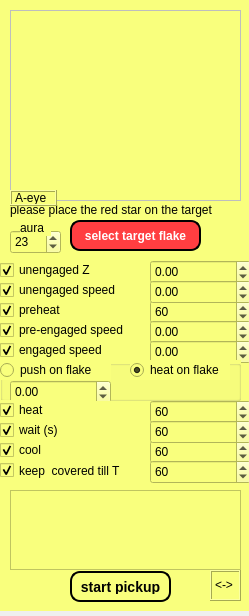
<?xml version="1.0" encoding="UTF-8"?>
<ui version="4.0">
 <class>Form</class>
 <widget class="QWidget" name="Form">
  <property name="geometry">
   <rect>
    <x>0</x>
    <y>0</y>
    <width>249</width>
    <height>616</height>
   </rect>
  </property>
  <property name="windowTitle">
   <string>Form</string>
  </property>
  <widget class="QWidget" name="all_widget" native="true">
   <property name="geometry">
    <rect>
     <x>0</x>
     <y>0</y>
     <width>251</width>
     <height>611</height>
    </rect>
   </property>
   <property name="styleSheet">
    <string notr="true">background-color: rgb(249, 255, 125);</string>
   </property>
   <widget class="QLabel" name="move_mark_1">
    <property name="geometry">
     <rect>
      <x>210</x>
      <y>570</y>
      <width>31</width>
      <height>31</height>
     </rect>
    </property>
    <property name="cursor">
     <cursorShape>SizeAllCursor</cursorShape>
    </property>
    <property name="frameShape">
     <enum>QFrame::Box</enum>
    </property>
    <property name="frameShadow">
     <enum>QFrame::Raised</enum>
    </property>
    <property name="text">
     <string>&lt;-&gt;</string>
    </property>
    <property name="wordWrap">
     <bool>false</bool>
    </property>
   </widget>
   <widget class="QLabel" name="image_pick">
    <property name="enabled">
     <bool>false</bool>
    </property>
    <property name="geometry">
     <rect>
      <x>10</x>
      <y>10</y>
      <width>231</width>
      <height>191</height>
     </rect>
    </property>
    <property name="frameShape">
     <enum>QFrame::Box</enum>
    </property>
    <property name="text">
     <string/>
    </property>
    <property name="wordWrap">
     <bool>false</bool>
    </property>
   </widget>
   <widget class="QLabel" name="label_4">
    <property name="geometry">
     <rect>
      <x>10</x>
      <y>190</y>
      <width>47</width>
      <height>16</height>
     </rect>
    </property>
    <property name="frameShape">
     <enum>QFrame::Box</enum>
    </property>
    <property name="frameShadow">
     <enum>QFrame::Raised</enum>
    </property>
    <property name="text">
     <string>A-eye</string>
    </property>
   </widget>
   <widget class="QPushButton" name="start_pickup_btn">
    <property name="geometry">
     <rect>
      <x>70</x>
      <y>571</y>
      <width>101</width>
      <height>31</height>
     </rect>
    </property>
    <property name="cursor">
     <cursorShape>PointingHandCursor</cursorShape>
    </property>
    <property name="styleSheet">
     <string notr="true">border-style: outset; 
border-width:2px; 
border-radius:10px; 
border-color:black; 
font:bold 14px; 
padding:6px</string>
    </property>
    <property name="text">
     <string>start pickup</string>
    </property>
   </widget>
   <widget class="QPushButton" name="select_target_pick_btn">
    <property name="geometry">
     <rect>
      <x>70</x>
      <y>220</y>
      <width>131</width>
      <height>31</height>
     </rect>
    </property>
    <property name="cursor">
     <cursorShape>PointingHandCursor</cursorShape>
    </property>
    <property name="styleSheet">
     <string notr="true">background-color: rgb(255, 62, 65);
color: white;
border-style: outset; 
border-width:2px; 
border-radius:10px; 
border-color:black; 
font:bold 12px; 
padding:6px</string>
    </property>
    <property name="text">
     <string>select target flake</string>
    </property>
   </widget>
   <widget class="QLabel" name="label_56">
    <property name="geometry">
     <rect>
      <x>10</x>
      <y>200</y>
      <width>231</width>
      <height>20</height>
     </rect>
    </property>
    <property name="text">
     <string>please place the red star on the target</string>
    </property>
   </widget>
   <widget class="QSpinBox" name="preheat_spin">
    <property name="geometry">
     <rect>
      <x>150</x>
      <y>300</y>
      <width>101</width>
      <height>24</height>
     </rect>
    </property>
    <property name="minimum">
     <number>-10000</number>
    </property>
    <property name="maximum">
     <number>10000</number>
    </property>
    <property name="value">
     <number>60</number>
    </property>
   </widget>
   <widget class="QCheckBox" name="preheat_chk">
    <property name="geometry">
     <rect>
      <x>0</x>
      <y>300</y>
      <width>87</width>
      <height>20</height>
     </rect>
    </property>
    <property name="text">
     <string>preheat</string>
    </property>
    <property name="checked">
     <bool>true</bool>
    </property>
   </widget>
   <widget class="QCheckBox" name="unengagedZ_chk">
    <property name="geometry">
     <rect>
      <x>0</x>
      <y>260</y>
      <width>111</width>
      <height>20</height>
     </rect>
    </property>
    <property name="text">
     <string>unengaged Z</string>
    </property>
    <property name="checked">
     <bool>true</bool>
    </property>
   </widget>
   <widget class="QDoubleSpinBox" name="unengagedZ_spin">
    <property name="geometry">
     <rect>
      <x>150</x>
      <y>260</y>
      <width>101</width>
      <height>24</height>
     </rect>
    </property>
    <property name="minimum">
     <double>-9999999999.000000000000000</double>
    </property>
    <property name="maximum">
     <double>999999999.000000000000000</double>
    </property>
   </widget>
   <widget class="QCheckBox" name="unengagedSPD_chk">
    <property name="geometry">
     <rect>
      <x>0</x>
      <y>280</y>
      <width>131</width>
      <height>20</height>
     </rect>
    </property>
    <property name="text">
     <string>unengaged speed</string>
    </property>
    <property name="checked">
     <bool>true</bool>
    </property>
   </widget>
   <widget class="QDoubleSpinBox" name="unengagedSPD_spin">
    <property name="geometry">
     <rect>
      <x>150</x>
      <y>280</y>
      <width>101</width>
      <height>24</height>
     </rect>
    </property>
    <property name="minimum">
     <double>-99999999999.000000000000000</double>
    </property>
    <property name="maximum">
     <double>9999999999.000000000000000</double>
    </property>
   </widget>
   <widget class="QCheckBox" name="preengagedSPD_chk">
    <property name="geometry">
     <rect>
      <x>0</x>
      <y>320</y>
      <width>131</width>
      <height>20</height>
     </rect>
    </property>
    <property name="text">
     <string>pre-engaged speed</string>
    </property>
    <property name="checked">
     <bool>true</bool>
    </property>
   </widget>
   <widget class="QDoubleSpinBox" name="preengagedSPD_spin">
    <property name="geometry">
     <rect>
      <x>150</x>
      <y>320</y>
      <width>101</width>
      <height>24</height>
     </rect>
    </property>
    <property name="minimum">
     <double>-99999999.000000000000000</double>
    </property>
    <property name="maximum">
     <double>999999999.000000000000000</double>
    </property>
   </widget>
   <widget class="QDoubleSpinBox" name="engagedSPD_spin">
    <property name="geometry">
     <rect>
      <x>150</x>
      <y>340</y>
      <width>101</width>
      <height>24</height>
     </rect>
    </property>
    <property name="minimum">
     <double>-99999999.000000000000000</double>
    </property>
    <property name="maximum">
     <double>999999999.000000000000000</double>
    </property>
   </widget>
   <widget class="QCheckBox" name="engagedSPD_chk">
    <property name="geometry">
     <rect>
      <x>0</x>
      <y>340</y>
      <width>131</width>
      <height>20</height>
     </rect>
    </property>
    <property name="text">
     <string>engaged speed</string>
    </property>
    <property name="checked">
     <bool>true</bool>
    </property>
   </widget>
   <widget class="QGroupBox" name="onflake_options">
    <property name="geometry">
     <rect>
      <x>0</x>
      <y>360</y>
      <width>241</width>
      <height>41</height>
     </rect>
    </property>
    <property name="title">
     <string/>
    </property>
    <widget class="QRadioButton" name="push_ON_rad">
     <property name="geometry">
      <rect>
       <x>0</x>
       <y>0</y>
       <width>111</width>
       <height>20</height>
      </rect>
     </property>
     <property name="text">
      <string>push on flake</string>
     </property>
    </widget>
    <widget class="QRadioButton" name="heat_ON_rad">
     <property name="geometry">
      <rect>
       <x>130</x>
       <y>0</y>
       <width>100</width>
       <height>20</height>
      </rect>
     </property>
     <property name="text">
      <string>heat on flake</string>
     </property>
     <property name="checked">
      <bool>true</bool>
     </property>
    </widget>
    <widget class="QDoubleSpinBox" name="flakeSPD_spin">
     <property name="geometry">
      <rect>
       <x>10</x>
       <y>20</y>
       <width>101</width>
       <height>24</height>
      </rect>
     </property>
     <property name="minimum">
      <double>-999999999.000000000000000</double>
     </property>
     <property name="maximum">
      <double>999999999.000000000000000</double>
     </property>
    </widget>
   </widget>
   <widget class="QCheckBox" name="heat_chk">
    <property name="geometry">
     <rect>
      <x>0</x>
      <y>400</y>
      <width>87</width>
      <height>20</height>
     </rect>
    </property>
    <property name="text">
     <string>heat</string>
    </property>
    <property name="checked">
     <bool>true</bool>
    </property>
   </widget>
   <widget class="QSpinBox" name="heat_spin">
    <property name="geometry">
     <rect>
      <x>150</x>
      <y>400</y>
      <width>101</width>
      <height>24</height>
     </rect>
    </property>
    <property name="minimum">
     <number>-10000</number>
    </property>
    <property name="maximum">
     <number>10000</number>
    </property>
    <property name="value">
     <number>60</number>
    </property>
   </widget>
   <widget class="QSpinBox" name="cool_spin">
    <property name="geometry">
     <rect>
      <x>150</x>
      <y>440</y>
      <width>101</width>
      <height>24</height>
     </rect>
    </property>
    <property name="minimum">
     <number>-10000</number>
    </property>
    <property name="maximum">
     <number>10000</number>
    </property>
    <property name="value">
     <number>60</number>
    </property>
   </widget>
   <widget class="QCheckBox" name="cool_chk">
    <property name="geometry">
     <rect>
      <x>0</x>
      <y>440</y>
      <width>87</width>
      <height>20</height>
     </rect>
    </property>
    <property name="text">
     <string>cool</string>
    </property>
    <property name="checked">
     <bool>true</bool>
    </property>
   </widget>
   <widget class="QSpinBox" name="keepON_spin">
    <property name="geometry">
     <rect>
      <x>150</x>
      <y>460</y>
      <width>101</width>
      <height>24</height>
     </rect>
    </property>
    <property name="minimum">
     <number>-10000</number>
    </property>
    <property name="maximum">
     <number>10000</number>
    </property>
    <property name="value">
     <number>60</number>
    </property>
   </widget>
   <widget class="QCheckBox" name="keepON_chk">
    <property name="geometry">
     <rect>
      <x>0</x>
      <y>460</y>
      <width>141</width>
      <height>21</height>
     </rect>
    </property>
    <property name="text">
     <string>keep  covered till T</string>
    </property>
    <property name="checked">
     <bool>true</bool>
    </property>
   </widget>
   <widget class="QScrollArea" name="scrollArea">
    <property name="geometry">
     <rect>
      <x>10</x>
      <y>490</y>
      <width>231</width>
      <height>80</height>
     </rect>
    </property>
    <property name="widgetResizable">
     <bool>true</bool>
    </property>
    <widget class="QWidget" name="scrollAreaWidgetContents">
     <property name="geometry">
      <rect>
       <x>0</x>
       <y>0</y>
       <width>229</width>
       <height>78</height>
      </rect>
     </property>
    </widget>
   </widget>
   <widget class="QSpinBox" name="wait_spin">
    <property name="geometry">
     <rect>
      <x>150</x>
      <y>420</y>
      <width>101</width>
      <height>24</height>
     </rect>
    </property>
    <property name="minimum">
     <number>-10000</number>
    </property>
    <property name="maximum">
     <number>10000</number>
    </property>
    <property name="value">
     <number>60</number>
    </property>
   </widget>
   <widget class="QCheckBox" name="wait_chk">
    <property name="geometry">
     <rect>
      <x>0</x>
      <y>420</y>
      <width>87</width>
      <height>20</height>
     </rect>
    </property>
    <property name="text">
     <string>wait (s)</string>
    </property>
    <property name="checked">
     <bool>true</bool>
    </property>
   </widget>
   <widget class="QSpinBox" name="flake_aura_spin">
    <property name="geometry">
     <rect>
      <x>10</x>
      <y>230</y>
      <width>51</width>
      <height>24</height>
     </rect>
    </property>
    <property name="minimum">
     <number>-10000</number>
    </property>
    <property name="maximum">
     <number>10000</number>
    </property>
    <property name="value">
     <number>23</number>
    </property>
   </widget>
   <widget class="QLabel" name="label">
    <property name="geometry">
     <rect>
      <x>20</x>
      <y>220</y>
      <width>31</width>
      <height>16</height>
     </rect>
    </property>
    <property name="text">
     <string>aura</string>
    </property>
   </widget>
   <zorder>start_pickup_btn</zorder>
   <zorder>select_target_pick_btn</zorder>
   <zorder>label_56</zorder>
   <zorder>image_pick</zorder>
   <zorder>label_4</zorder>
   <zorder>move_mark_1</zorder>
   <zorder>preheat_spin</zorder>
   <zorder>preheat_chk</zorder>
   <zorder>unengagedZ_chk</zorder>
   <zorder>unengagedZ_spin</zorder>
   <zorder>unengagedSPD_chk</zorder>
   <zorder>unengagedSPD_spin</zorder>
   <zorder>preengagedSPD_chk</zorder>
   <zorder>preengagedSPD_spin</zorder>
   <zorder>engagedSPD_spin</zorder>
   <zorder>engagedSPD_chk</zorder>
   <zorder>onflake_options</zorder>
   <zorder>heat_chk</zorder>
   <zorder>heat_spin</zorder>
   <zorder>cool_spin</zorder>
   <zorder>cool_chk</zorder>
   <zorder>keepON_spin</zorder>
   <zorder>keepON_chk</zorder>
   <zorder>scrollArea</zorder>
   <zorder>wait_spin</zorder>
   <zorder>wait_chk</zorder>
   <zorder>flake_aura_spin</zorder>
   <zorder>label</zorder>
  </widget>
 </widget>
 <resources/>
 <connections/>
</ui>
